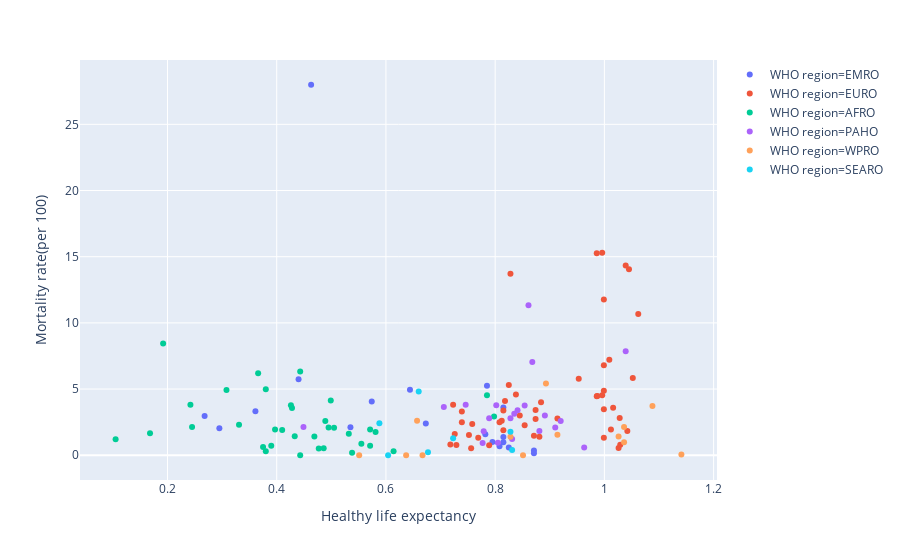

The notebook cell this image was saved under:
### Code cell
px.scatter(data1, y='Mortality rate(per 100)', x='Healthy life expectancy', color='WHO region', hover_data=['Country/Region'])

### Figure 1 — Plotly figure (JSON) as saved in the notebook; plotly's stock layout.template omitted (floating-point values rounded to 4 significant figures)
{"data": [{"customdata": [["Afghanistan"], ["Bahrain"], ["Egypt"], ["Iran"], ["Iraq"], ["Jordan"], ["Kuwait"], ["Lebanon"], ["Libya"], ["Morocco"], ["Pakistan"], ["Qatar"], ["Saudi Arabia"], ["Somalia"], ["South Sudan"], ["Syria"], ["Tunisia"], ["United Arab Emirates"], ["Yemen"]], "hoverlabel": {"namelength": 0}, "hovertemplate": "WHO region=EMRO<br>Healthy life expectancy=%{x}<br>Mortality rate(per 100)=%{y}<br>Country/Region=%{customdata[0]}", "legendgroup": "WHO region=EMRO", "marker": {"color": "#636efa", "symbol": "circle"}, "mode": "markers", "name": "WHO region=EMRO", "showlegend": true, "type": "scatter", "x": [0.361, 0.871, 0.644, 0.785, 0.574, 0.815, 0.808, 0.815, 0.673, 0.782, 0.535, 0.871, 0.795, 0.268, 0.295, 0.44, 0.815, 0.825, 0.463], "xaxis": "x", "y": [3.33, 0.35, 4.94, 5.25, 4.07, 0.99, 0.68, 1.38, 2.39, 1.58, 2.12, 0.15, 1, 2.97, 2.04, 5.74, 3.6, 0.59, 27.99], "yaxis": "y"}, {"customdata": [["Albania"], ["Armenia"], ["Austria"], ["Azerbaijan"], ["Belarus"], ["Belgium"], ["Bosnia and Herzegovina"], ["Bulgaria"], ["Croatia"], ["Cyprus"], ["Denmark"], ["Estonia"], ["Finland"], ["France"], ["Georgia"], ["Germany"], ["Greece"], ["Hungary"], ["Iceland"], ["Ireland"], ["Israel"], ["Italy"], ["Kazakhstan"], ["Kosovo"], ["Kyrgyzstan"], ["Latvia"], ["Lithuania"], ["Luxembourg"], ["Malta"], ["Moldova"], ["Montenegro"], ["Netherlands"], ["North Macedonia"], ["Norway"], ["Poland"], ["Portugal"], ["Romania"], ["Russia"], ["Serbia"], ["Slovakia"], ["Slovenia"], ["Spain"], ["Sweden"], ["Switzerland"], ["Tajikistan"], ["Turkey"], ["Ukraine"], ["United Kingdom"], ["Uzbekistan"]], "hoverlabel": {"namelength": 0}, "hovertemplate": "WHO region=EURO<br>Healthy life expectancy=%{x}<br>Mortality rate(per 100)=%{y}<br>Country/Region=%{customdata[0]}", "legendgroup": "WHO region=EURO", "marker": {"color": "#EF553B", "symbol": "circle"}, "mode": "markers", "name": "WHO region=EURO", "showlegend": true, "type": "scatter", "x": [0.874, 0.815, 1.016, 0.769, 0.789, 0.986, 0.845, 0.815, 0.914, 1.042, 0.996, 0.874, 0.986, 1.045, 0.752, 0.987, 0.999, 0.828, 1.026, 0.999, 1.029, 1.039, 0.729, 0.758, 0.723, 0.812, 0.818, 1.012, 0.999, 0.739, 0.871, 0.999, 0.838, 1.028, 0.884, 0.999, 0.825, 0.726, 0.854, 0.881, 0.953, 1.062, 1.009, 1.052, 0.718, 0.808, 0.739, 0.996, 0.756], "xaxis": "x", "y": [2.73, 1.88, 3.58, 1.33, 0.76, 15.26, 3, 3.38, 2.78, 1.83, 4.53, 3.41, 4.46, 14.06, 1.53, 4.47, 4.87, 13.71, 0.54, 6.79, 0.79, 14.33, 0.78, 2.37, 3.82, 2.6, 4.1, 1.94, 1.33, 3.3, 1.47, 11.77, 4.59, 2.82, 4.01, 3.47, 5.3, 1.61, 2.27, 1.39, 5.77, 10.68, 7.22, 5.84, 0.82, 2.49, 2.5, 15.3, 0.53], "yaxis": "y"}, {"customdata": [["Algeria"], ["Benin"], ["Botswana"], ["Burkina Faso"], ["Burundi"], ["Cameroon"], ["Central African Republic"], ["Chad"], ["Comoros"], ["Ethiopia"], ["Gabon"], ["Gambia"], ["Ghana"], ["Guinea"], ["Kenya"], ["Lesotho"], ["Liberia"], ["Madagascar"], ["Malawi"], ["Mali"], ["Mauritania"], ["Mauritius"], ["Mozambique"], ["Namibia"], ["Niger"], ["Nigeria"], ["Rwanda"], ["Senegal"], ["Sierra Leone"], ["South Africa"], ["Tanzania"], ["Togo"], ["Uganda"], ["Zambia"], ["Zimbabwe"]], "hoverlabel": {"namelength": 0}, "hovertemplate": "WHO region=AFRO<br>Healthy life expectancy=%{x}<br>Mortality rate(per 100)=%{y}<br>Country/Region=%{customdata[0]}", "legendgroup": "WHO region=AFRO", "marker": {"color": "#00cc96", "symbol": "circle"}, "mode": "markers", "name": "WHO region=AFRO", "showlegend": true, "type": "scatter", "x": [0.785, 0.397, 0.538, 0.38, 0.38, 0.331, 0.105, 0.192, 0.505, 0.532, 0.571, 0.428, 0.486, 0.375, 0.581, 0.168, 0.443, 0.555, 0.495, 0.308, 0.489, 0.798, 0.39, 0.477, 0.366, 0.245, 0.614, 0.571, 0.242, 0.469, 0.499, 0.41, 0.443, 0.426, 0.433], "xaxis": "x", "y": [4.53, 1.94, 0.19, 4.98, 0.3, 2.31, 1.21, 8.44, 2.08, 1.63, 0.72, 3.57, 0.53, 0.62, 1.76, 1.67, 6.32, 0.86, 2.1, 4.93, 2.59, 2.92, 0.72, 0.51, 6.2, 2.13, 0.3, 1.94, 3.82, 1.41, 4.13, 1.9, 0, 3.78, 1.43], "yaxis": "y"}, {"customdata": [["Argentina"], ["Bolivia"], ["Brazil"], ["Canada"], ["Chile"], ["Colombia"], ["Costa Rica"], ["Dominican Republic"], ["Ecuador"], ["El Salvador"], ["Guatemala"], ["Haiti"], ["Honduras"], ["Jamaica"], ["Mexico"], ["Nicaragua"], ["Panama"], ["Paraguay"], ["Peru"], ["Uruguay"], ["Venezuela"]], "hoverlabel": {"namelength": 0}, "hovertemplate": "WHO region=PAHO<br>Healthy life expectancy=%{x}<br>Mortality rate(per 100)=%{y}<br>Country/Region=%{customdata[0]}", "legendgroup": "WHO region=PAHO", "marker": {"color": "#ab63fa", "symbol": "circle"}, "mode": "markers", "name": "WHO region=PAHO", "showlegend": true, "type": "scatter", "x": [0.881, 0.706, 0.802, 1.039, 0.92, 0.841, 0.963, 0.779, 0.868, 0.789, 0.746, 0.449, 0.828, 0.831, 0.861, 0.835, 0.91, 0.777, 0.854, 0.891, 0.805], "xaxis": "x", "y": [1.83, 3.65, 3.77, 7.85, 2.59, 3.4, 0.58, 1.82, 7.04, 2.8, 3.81, 2.13, 2.8, 1.23, 11.34, 3.14, 2.1, 0.92, 3.75, 3.01, 0.94], "yaxis": "y"}, {"customdata": [["Australia"], ["Cambodia"], ["China"], ["Japan"], ["Laos"], ["Malaysia"], ["Mongolia"], ["New Zealand"], ["Philippines"], ["Singapore"], ["South Korea"], ["Taiwan"], ["Vietnam"]], "hoverlabel": {"namelength": 0}, "hovertemplate": "WHO region=WPRO<br>Healthy life expectancy=%{x}<br>Mortality rate(per 100)=%{y}<br>Country/Region=%{customdata[0]}", "legendgroup": "WHO region=WPRO", "marker": {"color": "#FFA15A", "symbol": "circle"}, "mode": "markers", "name": "WHO region=WPRO", "showlegend": true, "type": "scatter", "x": [1.036, 0.637, 0.893, 1.088, 0.551, 0.828, 0.667, 1.026, 0.657, 1.141, 1.036, 0.914, 0.851], "xaxis": "x", "y": [0.99, 0, 5.42, 3.73, 0, 1.4, 0, 1.41, 2.6, 0.06, 2.14, 1.55, 0], "yaxis": "y"}, {"customdata": [["Bangladesh"], ["Bhutan"], ["India"], ["Indonesia"], ["Nepal"], ["Sri Lanka"], ["Thailand"]], "hoverlabel": {"namelength": 0}, "hovertemplate": "WHO region=SEARO<br>Healthy life expectancy=%{x}<br>Mortality rate(per 100)=%{y}<br>Country/Region=%{customdata[0]}", "legendgroup": "WHO region=SEARO", "marker": {"color": "#19d3f3", "symbol": "circle"}, "mode": "markers", "name": "WHO region=SEARO", "showlegend": true, "type": "scatter", "x": [0.723, 0.604, 0.588, 0.66, 0.677, 0.831, 0.828], "xaxis": "x", "y": [1.29, 0, 2.41, 4.81, 0.22, 0.4, 1.78], "yaxis": "y"}], "layout": {"autosize": true, "legend": {"tracegroupgap": 0}, "margin": {"t": 60}, "xaxis": {"anchor": "y", "autorange": true, "domain": [0, 1], "range": [0.03977, 1.206], "title": {"text": "Healthy life expectancy"}, "type": "linear"}, "yaxis": {"anchor": "x", "autorange": true, "domain": [0, 1], "range": [-1.985, 29.97], "title": {"text": "Mortality rate(per 100)"}, "type": "linear"}}}
